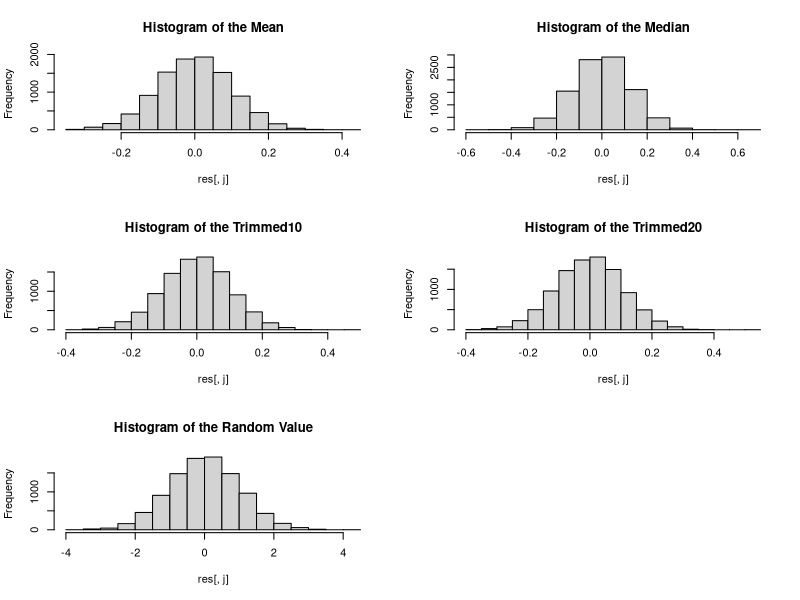

R code for this plot:

# Exercise 1 --------------------------------------------------------------

estimators <- function(n) {
  x <- rnorm(n, 0, 1)
  list(
    x_bar = mean(x),
    M =  median(x),
  # high10 <- sort(x)[n * .1]
  # low10 <- sort(x, decreasing = TRUE)[n * 0.1]
  # mean(x[!x %in% c(high10, low10)])
    trimmed10 = mean(x, trim = .1),
    trimmed20 = mean(x, trim = .2),
    random = sample(x, 1)
  )
}

estimators(10)

# Exercise 2  -------------------------------------------------------------

set.seed(75888)
reps <- 10000
res <- matrix(data = NA, nrow = reps, ncol = 5)
colnames(res) <- c("Mean", "Median", "Trimmed10", "Trimmed20", "Random Value")

for (i in 1:reps) {
  
  y <- estimators(100)
  
  for (j in 1:ncol(res)) {
    res[i, j] <- y[[j]]
  }

}

par(mfrow=c(3,2))

for (j in 1:ncol(res)) {
  hist(res[, j], main = paste0("Histogram of the ", colnames(res)[j]))
}

# Exercise 3 --------------------------------------------------------------


abs_bias <- abs(colMeans(res - 0))

# Exercise 4 --------------------------------------------------------------

raw_efficency <- #1/(reps-1) * colMeans(res)^2 
apply(res, 2, var)

# Mean vs Median
raw_efficency[1]/raw_efficency[2]
# Mean vs T10
raw_efficency[1]/raw_efficency[3]
# Mean vs T20
raw_efficency[1]/raw_efficency[4]
# Mean vs Random
raw_efficency[1]/raw_efficency[5]
# Median vs T10
raw_efficency[2]/raw_efficency[3]
# Median vs T20
raw_efficency[2]/raw_efficency[4]
# Median vs Random
raw_efficency[2]/raw_efficency[5]
# T10 vs T20
raw_efficency[3]/raw_efficency[4]
# T10 vs Random
raw_efficency[3]/raw_efficency[5]
# T20 vs Random
raw_efficency[4]/raw_efficency[5]


# Exercise 5 --------------------------------------------------------------

mse <- #raw_efficency + abs_bias
apply(res^2, 2, mean)
rmse <- sqrt(mse)

# Exercise 6 --------------------------------------------------------------

n <- c(100, 200, 500, 1000, 10000)
reps <- 1000
res <- data.frame(sample_size = NA,
                  Mean = NA,
                  Median = NA,
                  T10 = NA,
                  T20 = NA,
                  Random = NA)

for (ss in n) {
  
  for (i in 1:reps)
    
    est <- estimators(n)
    res$sample_size <- ss
  
    for (j in 2:ncol(res))
    
      res[i, j] <- est[[j-1]]
}
